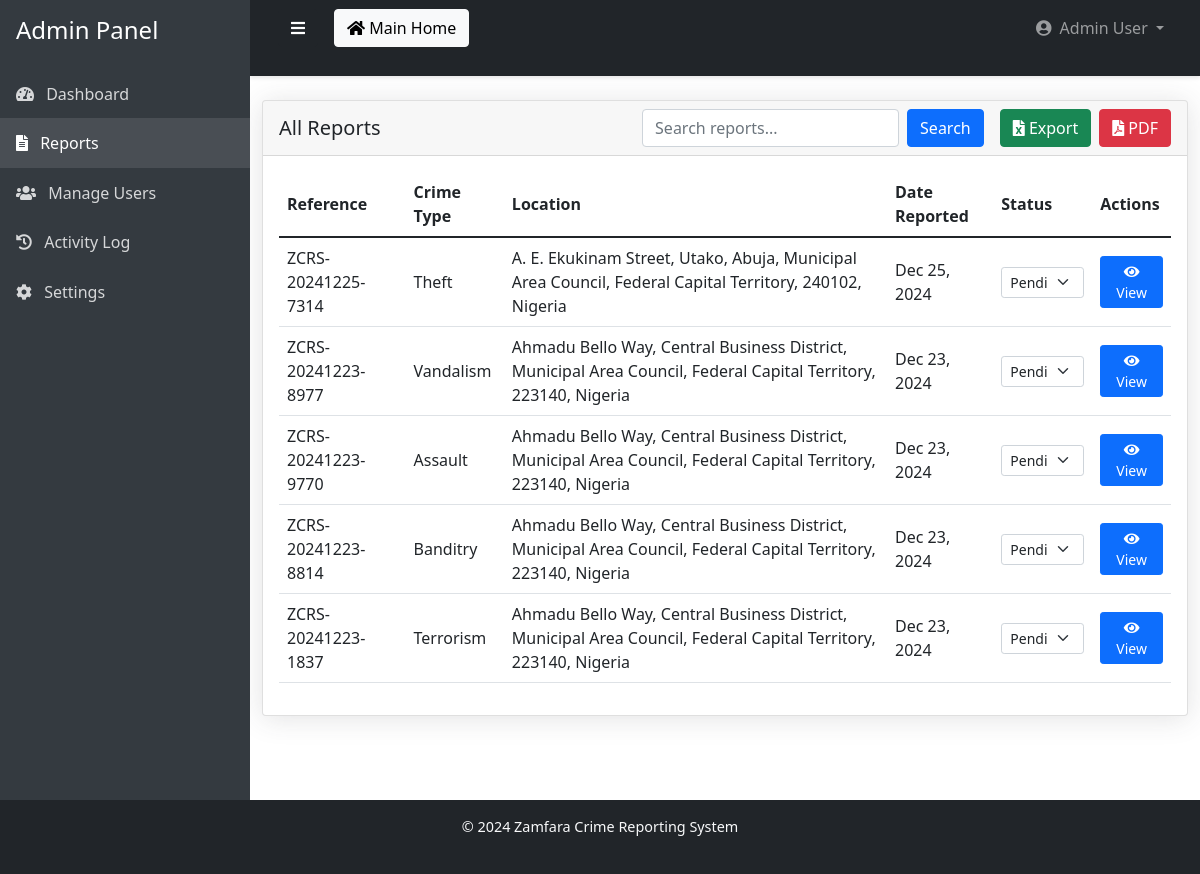
The app's page /pages/admin/reports.php (signed in) with its own data.
### tables this page shows
CREATE TABLE `reports` (
  `id` int(11) NOT NULL,
  `reference_number` varchar(20) DEFAULT NULL,
  `crime_type` varchar(50) DEFAULT NULL,
  `description` text DEFAULT NULL,
  `lga` varchar(50) DEFAULT NULL,
  `location` text DEFAULT NULL,
  `latitude` varchar(20) DEFAULT NULL,
  `longitude` varchar(20) DEFAULT NULL,
  `crime_date` date DEFAULT NULL,
  `crime_time` time DEFAULT NULL,
  `evidence_files` text DEFAULT NULL,
  `voice_recording` varchar(255) DEFAULT NULL,
  `status` enum('pending','investigating','resolved','closed') DEFAULT 'pending',
  `created_at` timestamp NOT NULL DEFAULT current_timestamp()
);

### pages/admin/reports.php (the view, shortened to what this page needs)
<?php
require_once '../../includes/database.php';
include '../../includes/admin_header.php';
$page = isset($_GET['page']) ? $_GET['page'] : 1;
$limit = 10;
$offset = ($page - 1) * $limit;
$search = isset($_GET['search']) ? $_GET['search'] : '';
$where = '';
$sql = "SELECT * FROM reports" . $where . " ORDER BY created_at DESC LIMIT ? OFFSET ?";
$stmt = $conn->prepare($sql);
if ($search) {
    $searchParam = "%$search%";
    $stmt->bind_param('sssii', $searchParam, $searchParam, $searchParam, $limit, $offset);
} else {
    $stmt->bind_param('ii', $limit, $offset);
}
$stmt->execute();
$reports = $stmt->get_result();
?>
<div class="container-fluid py-4">
    <div class="card">
        <div class="card-header d-flex justify-content-between align-items-center">
            <h5 class="mb-0">All Reports</h5>
            <div class="d-flex gap-2">
                <form class="d-flex me-2">
                    <input type="search" name="search" class="form-control"
                           placeholder="Search reports..." value="<?php echo htmlspecialchars($search); ?>">
                    <button type="submit" class="btn btn-primary ms-2">Search</button>
                </form>
                <button class="btn btn-success" onclick="exportToExcel()">
                    <i class="fas fa-file-excel"></i> Export
                </button>
                <button class="btn btn-danger" onclick="generatePDF()">
                    <i class="fas fa-file-pdf"></i> PDF
                </button>
            </div>
        </div>
        <div class="card-body">
            <div class="table-responsive">
                <table class="table table-hover">
                    <thead>
                        <tr>
                            <th>Reference</th>
                            <th>Crime Type</th>
                            <th>Location</th>
                            <th>Date Reported</th>
                            <th>Status</th>
                            <th>Actions</th>
                        </tr>
                    </thead>
                    <tbody>
                        <?php while($report = $reports->fetch_assoc()): ?>
                        <tr>
                            <td><?php echo $report['reference_number']; ?></td>
                            <td><?php echo ucfirst($report['crime_type']); ?></td>
                            <td><?php echo $report['location']; ?></td>
                            <td><?php echo date('M d, Y', strtotime($report['created_at'])); ?></td>
                            <td>
                                <select class="form-select form-select-sm status-select"
                                        onchange="updateStatus(<?php echo $report['id']; ?>, this.value)">
                                    <option value="pending" <?php echo $report['status'] == 'pending' ? 'selected' : ''; ?>>Pending</option>
                                </select>
                            </td>
                            <td>
                                <a href="view_report.php?id=<?php echo $report['id']; ?>"
                                   class="btn btn-sm btn-primary">
                                    <i class="fas fa-eye"></i> View
                                </a>
                            </td>
                        </tr>
                        <?php endwhile; ?>
                    </tbody>
                </table>
            </div>
        </div>
    </div>
</div>
<?php include '../../includes/admin_footer.php'; ?>

### includes/admin_header.php (shortened to what this page needs)
<!DOCTYPE html>
<html lang="en">
<head>
    <link href="https://cdn.jsdelivr.net/npm/bootstrap@5.1.3/dist/css/bootstrap.min.css" rel="stylesheet">
    <link href="https://cdnjs.cloudflare.com/ajax/libs/font-awesome/5.15.4/css/all.min.css" rel="stylesheet">
    <link href="../../assets/css/admin.css" rel="stylesheet">
    <link rel="stylesheet" href="../../assets/css/activity-feed.css">
</head>
<body>
    <div class="wrapper">
        <div class="sidebar">
            <div class="p-3">
                <h4 class="text-white">Admin Panel</h4>
            </div>
            <ul class="nav flex-column">
                <li class="nav-item">
                    <a class="nav-link" href="dashboard.php">
                        <i class="fas fa-tachometer-alt me-2"></i> Dashboard
                    </a>
                </li>
                <li class="nav-item">
                    <a class="nav-link" href="reports.php">
                        <i class="fas fa-file-alt me-2"></i> Reports
                    </a>
                </li>
                <li class="nav-item">
                    <a class="nav-link" href="manage_users.php">
                        <i class="fas fa-users me-2"></i> Manage Users
                    </a>
                </li>
                <li class="nav-item">
                    <a class="nav-link" href="activity_log.php">
                        <i class="fas fa-history me-2"></i> Activity Log
                    </a>
                </li>
                <li class="nav-item">
                    <a class="nav-link" href="settings.php">
                        <i class="fas fa-cog me-2"></i> Settings
                    </a>
                </li>
            </ul>
        </div>
        <div class="content">
            <nav class="navbar navbar-expand-lg navbar-dark bg-dark">
                <div class="container-fluid">
                    <button class="btn btn-dark" id="sidebarToggle">
                        <i class="fas fa-bars"></i>
                    </button>
                    <a href="../../index.php" class="btn btn-light ms-3">
                        <i class="fas fa-home"></i> Main Home
                    </a>
                    <ul class="navbar-nav ms-auto">
                        <li class="nav-item dropdown">
                            <a class="nav-link dropdown-toggle" href="#" role="button" data-bs-toggle="dropdown" aria-expanded="false">
                                <i class="fas fa-user-circle me-1"></i> <?php echo $_SESSION['admin_name']; ?>
                            </a>
                        </li>
                    </ul>
                </div>
            </nav>
</body>
</html>

### includes/admin_footer.php (shortened to what this page needs)
    <footer class="footer bg-dark text-light py-3">
        <div class="container-fluid">
            <div class="row">
                <div class="col-12 text-center">
                    <span>© 2024 Zamfara Crime Reporting System</span>
                </div>
            </div>
        </div>
    </footer>
</body>
</html>

### assets/css/admin.css (style rules this page uses)
.wrapper { display: flex; min-height: 100vh; position: relative; transition: all 0.3s ease; }
.sidebar { width: 250px; background: #343a40; color: white; transition: all 0.3s ease; z-index: 1000; }
.sidebar .nav-link { color: rgba(255,255,255,.8); padding: 0.8rem 1rem; }
.sidebar .nav-link:hover, .sidebar .nav-link.active { color: #fff; background: rgba(255,255,255,.1); }
.content { flex: 1; display: flex; flex-direction: column; transition: all 0.3s ease; margin-left: 0; }
.container-fluid { flex: 1; padding-bottom: 20px; }
.navbar { padding: 0.5rem 1rem; min-height: 50px; box-shadow: 0 2px 4px rgba(0,0,0,.1); }
.footer { background: #343a40; color: white; padding: 0.5rem 0; font-size: 0.9rem; width: 100%; }
.card { margin-bottom: 20px; box-shadow: 0 0.15rem 1.75rem 0 rgba(58, 59, 69, 0.15); }
.table td, .table th { vertical-align: middle; }

### records on screen
reports: reference_number "ZCRS-20241225-7314", crime_type "Theft", location "A. E. Ekukinam Street, Utako, Abuja, Municipal Area Council, Federal Capital Territory, 240102, Nigeria", created_at "Dec 25, 2024", status+id "Pending"
reports: reference_number "ZCRS-20241223-8977", crime_type "Vandalism", location "Ahmadu Bello Way, Central Business District, Municipal Area Council, Federal Capital Territory, 223140, Nigeria", created_at "Dec 23, 2024", status+id "Pending"
reports: reference_number "ZCRS-20241223-9770", crime_type "Assault", location "Ahmadu Bello Way, Central Business District, Municipal Area Council, Federal Capital Territory, 223140, Nigeria", created_at "Dec 23, 2024", status+id "Pending"
reports: reference_number "ZCRS-20241223-8814", crime_type "Banditry", location "Ahmadu Bello Way, Central Business District, Municipal Area Council, Federal Capital Territory, 223140, Nigeria", created_at "Dec 23, 2024", status+id "Pending"
reports: reference_number "ZCRS-20241223-1837", crime_type "Terrorism", location "Ahmadu Bello Way, Central Business District, Municipal Area Council, Federal Capital Territory, 223140, Nigeria", created_at "Dec 23, 2024", status+id "Pending"

### other values on screen
$_SESSION['admin_name'] "Admin User"
